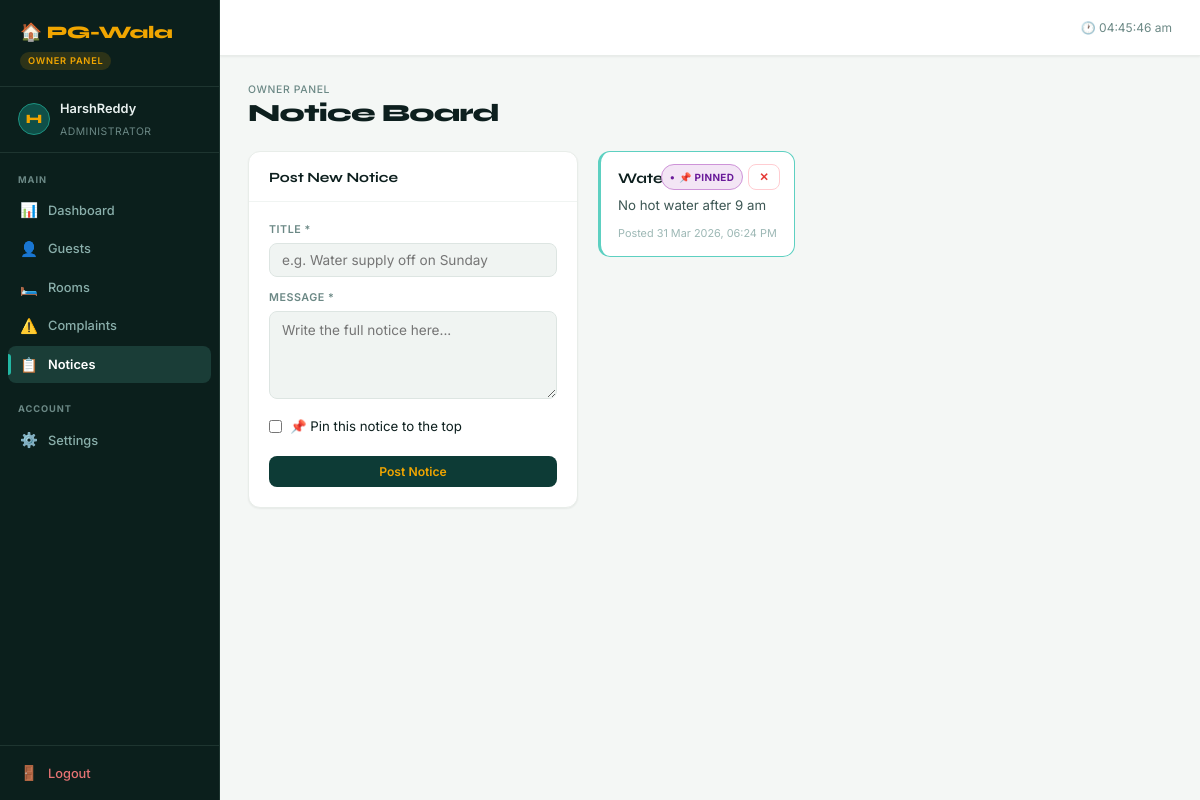
Page /owner/notices (signed in) on the committed database.
### models.py (models this page shows, shortened)
class Owner(UserMixin, db.Model):
    __tablename__ = 'owners'
    id       = db.Column(db.Integer, primary_key=True)
    username = db.Column(db.String(50), unique=True, nullable=False)
    password_hash = db.Column(db.String(200), nullable=False)

class Notice(db.Model):
    __tablename__ = 'notices'
    notice_id   = db.Column(db.Integer, primary_key=True)
    title       = db.Column(db.String(150), nullable=False)
    body        = db.Column(db.Text, nullable=False)
    posted_on   = db.Column(db.DateTime, default=datetime.utcnow)
    is_pinned   = db.Column(db.Boolean, default=False)

### routes/owner.py (the view, shortened to what this page needs)
@owner_bp.route('/notices', methods=['GET', 'POST'])
@owner_required
def notices():
    notices = Notice.query.order_by(Notice.is_pinned.desc(), Notice.posted_on.desc()).all()
    return render_template('owner/notices.html', notices=notices)

### app.py (called while the page is built)
@login_manager.user_loader
def load_user(user_id):
    if user_id.startswith('owner-'):
        return Owner.query.get(int(user_id.split('-')[1]))
    elif user_id.startswith('guest-'):
        return Guest.query.get(int(user_id.split('-')[1]))
    return None

### routes/owner.py (called while the page is built)
def owner_required(f):
    @wraps(f)
    @login_required
    def decorated(*args, **kwargs):
        if not isinstance(current_user, Owner):
            flash('Owner access only.', 'error')
            return redirect(url_for('auth.login'))
        return f(*args, **kwargs)
    return decorated

### templates/owner/notices.html (shortened to what this page needs)
{% extends "owner/base_owner.html" %}
{% block content %}
<div class="page-header">
  <div class="page-title"><small>Owner Panel</small>Notice Board</div>
</div>
<div class="two-col">
  <div class="card">
    <div class="card-header"><span class="card-title">Post New Notice</span></div>
    <div class="card-body">
      <form method="POST" action="{{ url_for('owner.notices') }}">
        <div class="form-group">
          <label>Title *</label>
          <input type="text" name="title" placeholder="e.g. Water supply off on Sunday" required>
        </div>
        <div class="form-group">
          <label>Message *</label>
          <textarea name="body" placeholder="Write the full notice here..." required></textarea>
        </div>
        <div class="form-group">
          <label class="check-label">
            <input type="checkbox" name="is_pinned"> 📌 Pin this notice to the top
          </label>
        </div>
        <button type="submit" class="btn btn-primary btn-full" style="margin-top:6px;">Post Notice</button>
      </form>
    </div>
  </div>
  <div>
    {% if notices %}
      {% for n in notices %}
      <div class="notice-card {{ 'pinned' if n.is_pinned }}">
        <div class="notice-actions">
          {% if n.is_pinned %}<span class="badge badge-pinned">📌 Pinned</span>{% endif %}
          <form method="POST" action="{{ url_for('owner.delete_notice', nid=n.notice_id) }}"
                onsubmit="return confirm('Delete this notice?')" style="display:inline;">
            <button class="btn btn-danger btn-sm">✕</button>
          </form>
        </div>
        <div class="notice-title">{{ n.title }}</div>
        <div class="notice-body">{{ n.body }}</div>
        <div class="notice-meta">Posted {{ n.posted_on.strftime('%d %b %Y, %I:%M %p') if n.posted_on else '—' }}</div>
      </div>
      {% endfor %}
    {% else %}
      <div class="card"><div class="card-body"><div class="empty-state"><span class="emoji">📋</span><p>No notices posted yet.</p></div></div></div>
    {% endif %}
  </div>
</div>
{% endblock %}

### templates/owner/base_owner.html (shortened to what this page needs)
<!DOCTYPE html>
<html lang="en">
<head>
  <link rel="stylesheet" href="{{ url_for('static', filename='css/style.css') }}">
</head>
<body>
<div class="app-shell">
  <aside class="sidebar">
    <div class="sidebar-logo">
      <div class="sidebar-logo-text">🏠 PG-Wala</div>
      <span class="sidebar-role-badge owner">Owner Panel</span>
    </div>
    <div class="sidebar-user">
      <div class="sidebar-avatar">{{ current_user.username[0].upper() }}</div>
      <div class="sidebar-user-info">
        <strong>{{ current_user.username }}</strong>
        <span>Administrator</span>
      </div>
    </div>
    <nav class="sidebar-nav">
      <div class="sidebar-label">Main</div>
      <a href="{{ url_for('owner.dashboard') }}"
         class="sidebar-link {{ 'active' if request.endpoint == 'owner.dashboard' }}">
        <span class="sidebar-icon">📊</span> Dashboard
      </a>
      <a href="{{ url_for('owner.guests') }}"
         class="sidebar-link {{ 'active' if request.endpoint in ['owner.guests','owner.edit_guest'] }}">
        <span class="sidebar-icon">👤</span> Guests
      </a>
      <a href="{{ url_for('owner.rooms') }}"
         class="sidebar-link {{ 'active' if request.endpoint == 'owner.rooms' }}">
        <span class="sidebar-icon">🛏️</span> Rooms
      </a>
      <a href="{{ url_for('owner.complaints') }}"
         class="sidebar-link {{ 'active' if request.endpoint == 'owner.complaints' }}">
        <span class="sidebar-icon">⚠️</span> Complaints
      </a>
      <a href="{{ url_for('owner.notices') }}"
         class="sidebar-link {{ 'active' if request.endpoint == 'owner.notices' }}">
        <span class="sidebar-icon">📋</span> Notices
      </a>
      <div class="sidebar-label" style="margin-top:8px;">Account</div>
      <a href="{{ url_for('owner.settings') }}"
         class="sidebar-link {{ 'active' if request.endpoint == 'owner.settings' }}">
        <span class="sidebar-icon">⚙️</span> Settings
      </a>
    </nav>
    <div class="sidebar-bottom">
      <a href="{{ url_for('auth.logout') }}" class="sidebar-link" style="color:#e57373;">
        <span class="sidebar-icon">🚪</span> Logout
      </a>
    </div>
  </aside>
  <header class="topbar">
    <div class="topbar-actions">
      <span style="font-size:.75rem; color:var(--text-muted);">
        🕐 <span id="live-time"></span>
      </span>
    </div>
  </header>
  <main class="main-content">
    <div class="page">
      {% block content %}{% endblock %}
    </div>
  </main>
</div>
</body>
</html>

### rows in the picture
Owner: username "H", username "HarshReddy"
Notice: is_pinned "📌 PINNED", title "Water", body "No hot water after 9 am", posted_on "31 Mar 2026, 06:24 PM"
